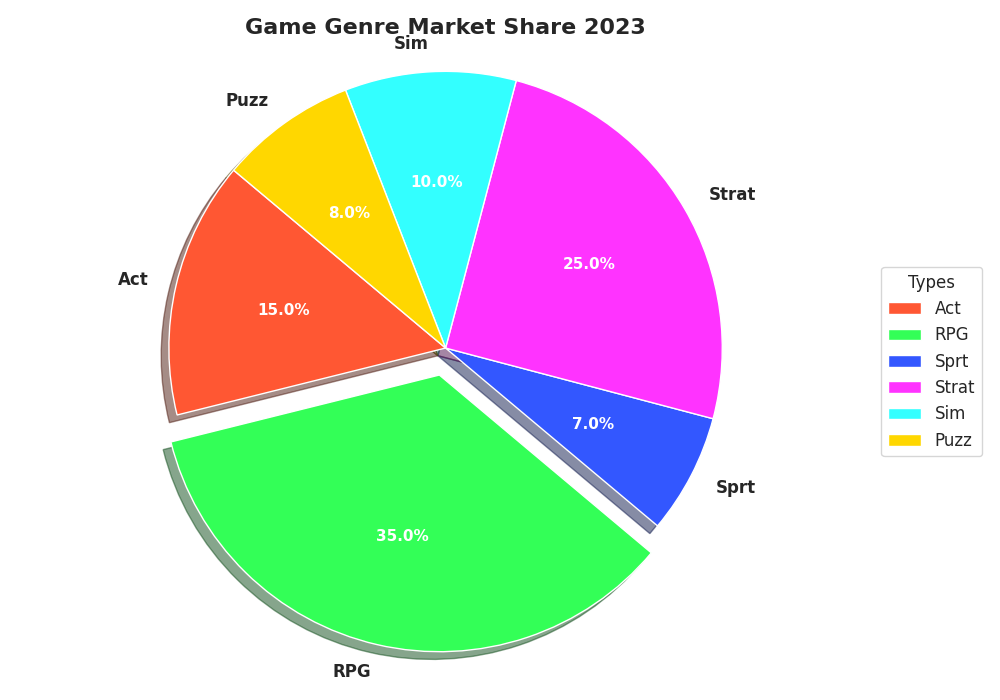

The Python source for this figure:
import matplotlib.pyplot as plt

genres = ['Act', 'RPG', 'Sprt', 'Strat', 'Sim', 'Puzz']
market_shares = [15, 35, 7, 25, 10, 8]
colors = ['#FF5733', '#33FF57', '#3357FF', '#FF33FF', '#33FFFF', '#FFD700']
explode = (0, 0.1, 0, 0, 0, 0)

plt.figure(figsize=(10, 7))
wedges, texts, autotexts = plt.pie(
    market_shares, labels=genres, colors=colors, explode=explode, shadow=True,
    autopct='%1.1f%%', startangle=140
)

for text in texts:
    text.set_fontsize(12)
    text.set_fontweight('bold')

for autotext in autotexts:
    autotext.set_color('white')
    autotext.set_fontsize(11)
    autotext.set_fontweight('bold')

plt.axis('equal')
plt.title('Game Genre Market Share 2023', fontsize=16, fontweight='bold')

plt.legend(wedges, genres, title="Types", loc="center left", bbox_to_anchor=(1, 0, 0.5, 1), fontsize=12)
plt.tight_layout()
plt.show()
